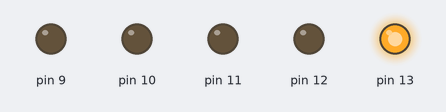
Bench run of a sketch on a simulated Arduino Uno, built with avr-gcc and run on an emulated ATmega328P. On the bench: output pins drawn as LEDs (lit = HIGH).

Above: at 1.05 s.
At 1.65 s:
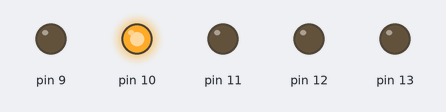
At 2.25 s:
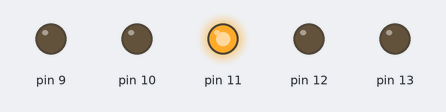
At 2.85 s:
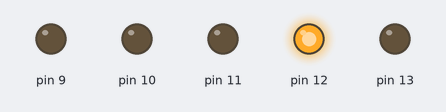
At 3.5 s:
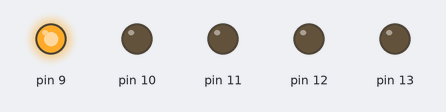
Timing chart, 0 to 4.0 s (numbered marks = the images above):
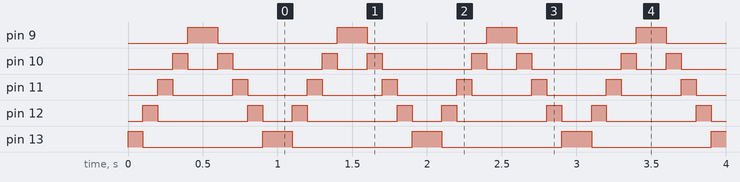

Measured:
- by itself, pin 9, pin 13: alternates HIGH for 0.20 s and LOW for 0.80 s
- by itself, pin 10: repeats every 1.0 s: HIGH 0.10 s, LOW 0.60 s, HIGH 0.10 s, LOW 0.20 s
- by itself, pin 11: alternates HIGH for 0.10 s and LOW for 0.40 s
- by itself, pin 12: repeats every 1.0 s: HIGH 0.10 s, LOW 0.20 s, HIGH 0.10 s, LOW 0.60 s

The sketch:

5ledinrowandback.ino
```cpp
void setup() {
  for (int i = 13; i >= 9; i--) {
    pinMode(i, OUTPUT);
    digitalWrite(i, HIGH);
    delay(100);
    digitalWrite(i, LOW);
  }

  for (int i = 9; i <= 13; i++) {
    pinMode(i, OUTPUT);
    digitalWrite(i, HIGH);
    delay(100);
    digitalWrite(i, LOW);
  }
}

void loop() {
  setup();
}
```
